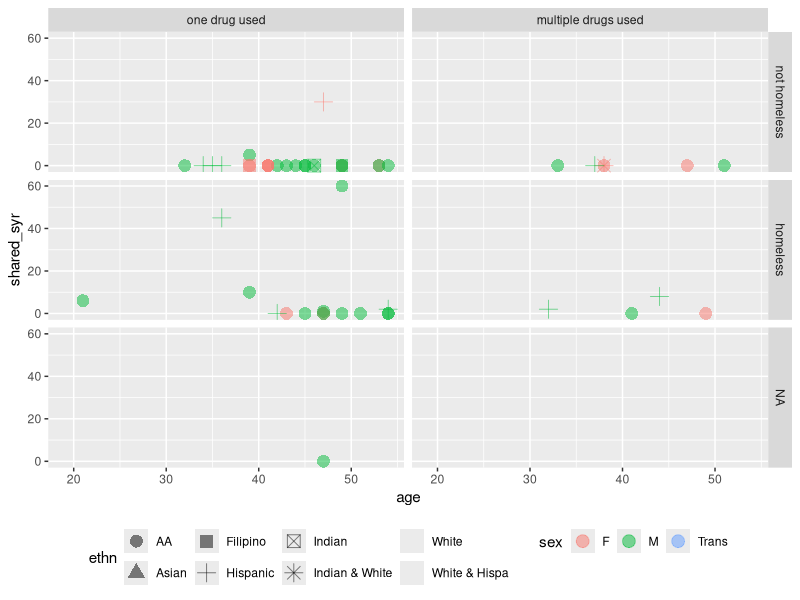
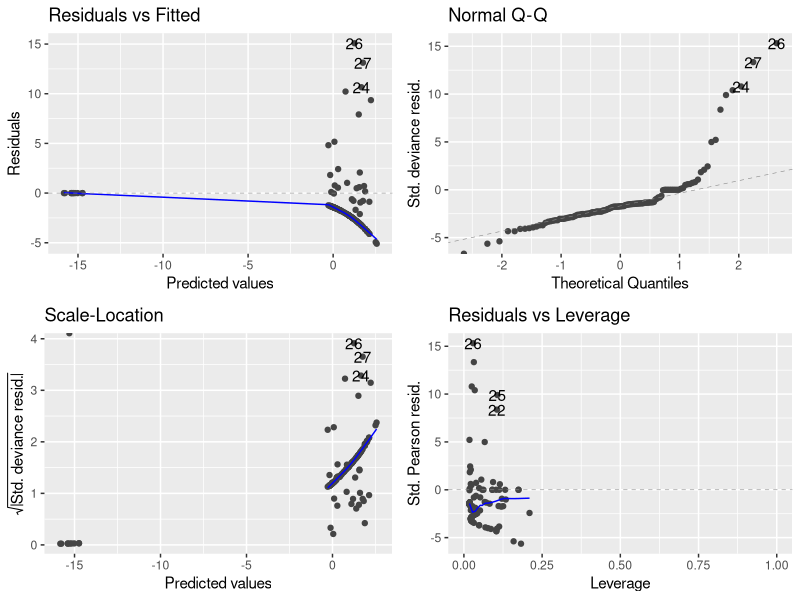

Source code (R) for these figures, in order:
## ---- chunk 1
#| tbl-cap: "Needle-sharing data"
#| label: tbl-needle-data
library(tidyverse)
library(haven)
needles = read_dta("inst/extdata/needle_sharing.dta") |> 
  as_tibble() |> 
  mutate(polydrug = 
           ifelse(polydrug, "multiple drugs used", "one drug used") |> 
           factor() |> 
           relevel(ref = "one drug used"),
         homeless = ifelse(homeless, "homeless", "not homeless") |> 
           factor() |> relevel(ref = "not homeless"))
needles
## ---- chunk 2
#| fig-cap: "Rates of needle sharing"
#| label: fig-needles
library(ggplot2)

needles |> 
  ggplot(
    aes(
      x = age,
      y = shared_syr,
      col = sex,
      shape = ethn
    )
  ) + 
  geom_point(
    size = 4, 
    alpha = .5) +
  facet_grid(
    cols = vars(polydrug), 
    rows = vars(homeless)) +
  theme(legend.position = "bottom")
## ---- chunk 3
#| include: false
#| label: needles-pois-model-vittinghoff
glm0 = glm(
  data = needles,
  family = stats::poisson,
  formula = shared_syr ~ homeless
)
## ---- chunk 4
#| tbl-cap: "Poisson model for needle-sharing data"
#| label: tbl-needles-pois
glm1 = glm(
  data = needles,
  family = stats::poisson,
  shared_syr ~ age + sex + homeless*polydrug
)

library(parameters)
glm1 |> parameters(exponentiate = TRUE) |> 
  print_md()
## ---- chunk 5
#| tbl-cap: "Diagnostics for Poisson model"
#| label: tbl-pois-model-diagnostics
library(ggfortify)
autoplot(glm1)
## ---- chunk 6
#| tbl-cap: "Negative binomial model for needle-sharing data"
#| label: tbl-needles-nb
library(MASS) #need this for glm.nb()
glm1.nb = glm.nb(
  data = needles,
  shared_syr ~ age + sex + homeless*polydrug
)
summary(glm1.nb)
## ---- chunk 7
#| tbl-cap: "Poisson versus Negative Binomial Regression coefficient estimates"
#| label: tbl-compare-poisson-nb
tibble(name = names(coef(glm1)), poisson = coef(glm1), nb = coef(glm1.nb))
